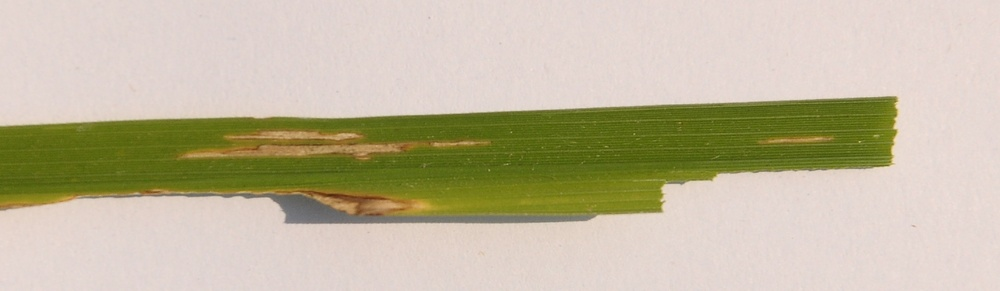
#> input picture projek_pdc/rice_leaf_diseases/bacterial_leaf_blight/DSC_0366.jpg, 1000 x 291 px, shrunk from 3081 x 897 before the run, found by its file name; its folder holds only this picture in this run
$ jupyter execute --allow-errors background_removal.ipynb   (shell and % lines are left out)
#> lines starting #> are read from the running program, lines starting #| are printed output that depends on the picture; after the words box and inside, x2 and y2 are one past the last pixel; in counts of white or black regions, pixels touching at a corner belong together
[cell 1]
from skimage.morphology import binary_closing, binary_opening, erosion
import numpy as np

[cell 2]
selem = np.zeros((25, 25))

ci,cj=12, 12
cr=13

# Create index arrays to z
I,J=np.meshgrid(np.arange(selem.shape[0]),np.arange(selem.shape[1]))

# calculate distance of all points to centre
dist=np.sqrt((I-ci)**2+(J-cj)**2)

# Assign value of 1 to those points where dist<cr:
selem[np.where(dist<=cr)]=1

[cell 3]
import numpy as np
from scipy import ndimage
from PIL import Image
import os

[cell 4]
def bg_removal(input_path, output_path):
    """
    remove background from image using erosion
    Args:
        input_path: input image folder path
        output_path: path to save the background removed image
    Returns:
        background removed image(s)
    """
#> called with input_path = 'rld_img_cb/bacterial_leaf_blight/', output_path = 'bgr_rmv_erosion/bacterial_leaf_blight/'
    os_path = os.listdir(input_path)
    for img_name in os_path[:]:
        bg_frac = 0
        thres = 220
        img = Image.open(input_path + img_name)
#> img is the input picture: PIL image 1000x291 RGB; mean R, G, B 194, 185.2, 159.4
        im_arr = np.array(img)

        R = im_arr[:, :, 0]
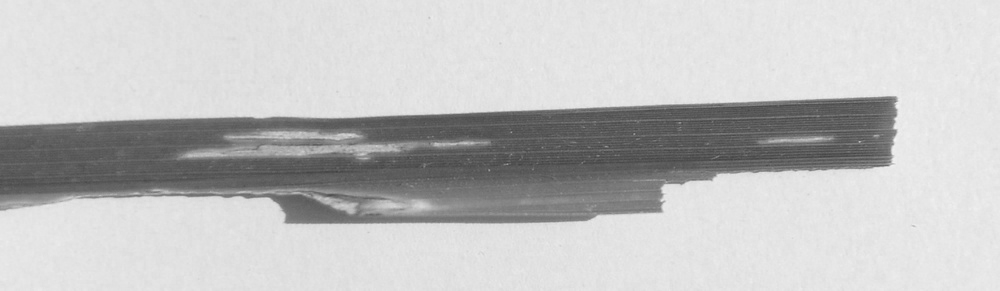
#> R: shape (291, 1000); min 65, max 243, mean 194
        G = im_arr[:, :, 1]
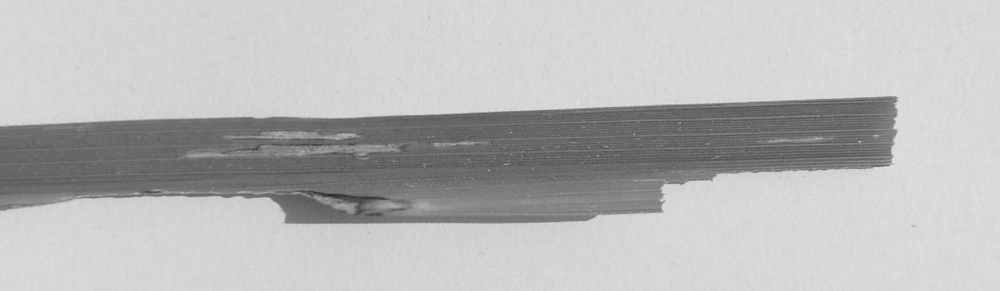
#> G: shape (291, 1000); min 38, max 227, mean 185.2
        B = im_arr[:, :, 2]
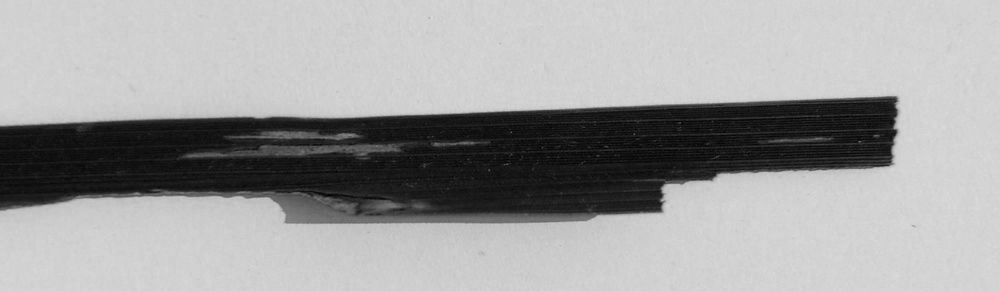
#> B: shape (291, 1000); min 0, max 220, mean 159.4
        while bg_frac < 0.2:
            bg_mask = ((R>thres) | (B>thres))# & (G < 100)
            bg_frac = bg_mask.sum()/len(bg_mask.flatten())
            thres -= 5
#> this loop made 1 pass
#> bg_frac on pass 1: 0.705
#> pass 1, in bg_removal, `bg_mask = ((R>thres) | (B>thres))# & (G < 100)`:
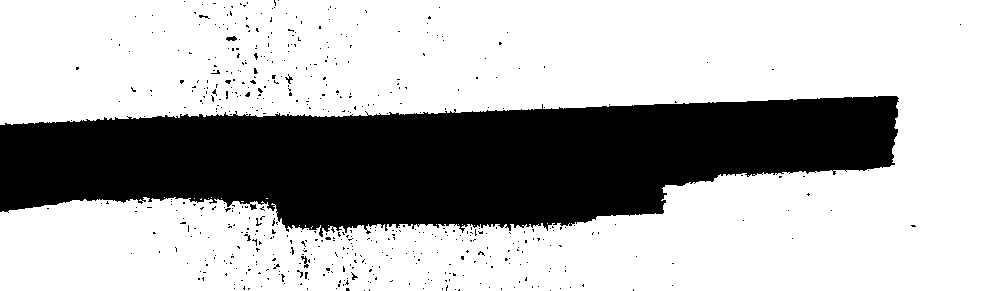
#> bg_mask: shape (291, 1000) bool; 70.5% white; 536 black regions (529 under 20 px), largest, box (x1, y1, x2, y2) and area: (0, 96, 899, 237) 84063, (301, 256, 309, 268) 40, (226, 36, 237, 41) 38
#> after the loop, thres = 215
        # we use opening first since our mask is reversed (the foreground and background are reversed here)
        bg_mask = binary_closing(erosion(binary_opening(bg_mask, selem), np.ones((3, 3))), np.ones((5,5)))
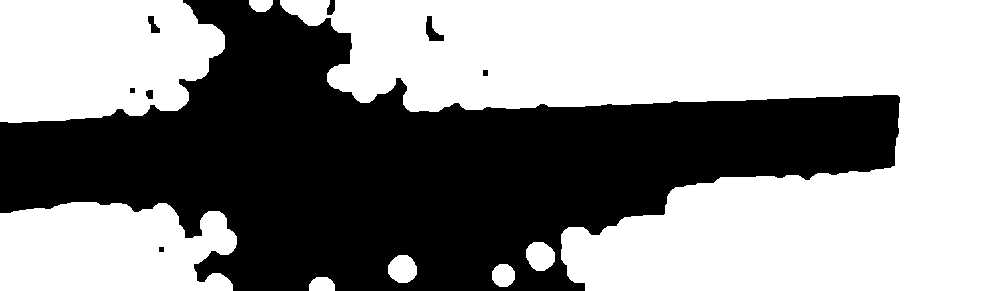
#> bg_mask: shape (291, 1000) bool; 56.5% white; 8 black regions, largest, box (x1, y1, x2, y2) and area: (0, 0, 900, 291) 126063, (426, 16, 444, 41) 224, (148, 16, 160, 33) 114

        #Get biggest blob
        label, num_label = ndimage.label(~bg_mask)
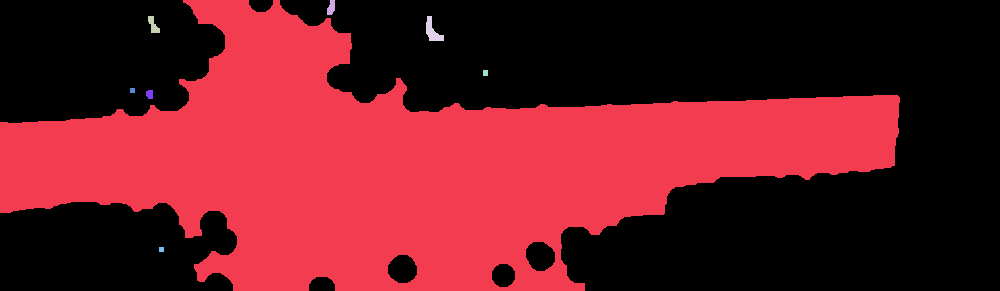
#> label: shape (291, 1000) int32; 9 distinct labels, from 0 to 8; one colour per label, 0 black
#> num_label = 8
        size = np.bincount(label.ravel())
#> size = [164371, 126063, 92, 114, 224, 30, 25, 56, 25]
        biggest_label = size[1:].argmax() + 1
#> biggest_label = 1
        bg_mask = label == biggest_label
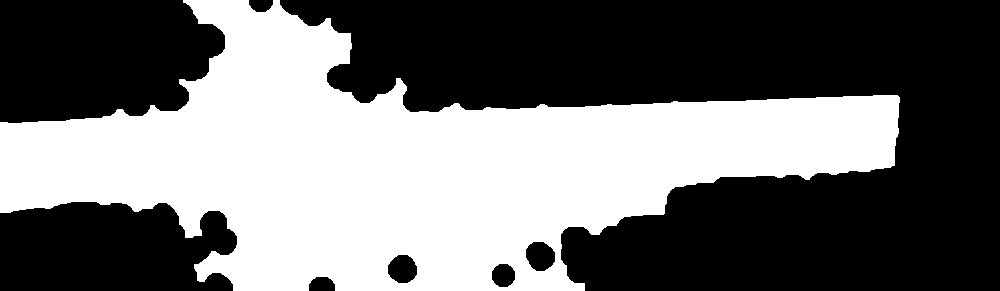
#> bg_mask: shape (291, 1000) bool; 43.3% white; 1 white region, box (x1, y1, x2, y2) and area: (0, 0, 900, 291) 126063

        im_arr[~bg_mask, 0] = 0
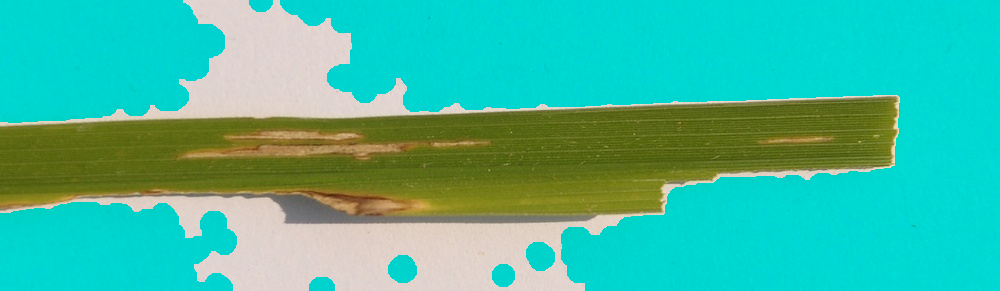
#> im_arr: shape (291, 1000, 3); mean R, G, B 64.7, 185.2, 159.4
        im_arr[~bg_mask, 1] = 0
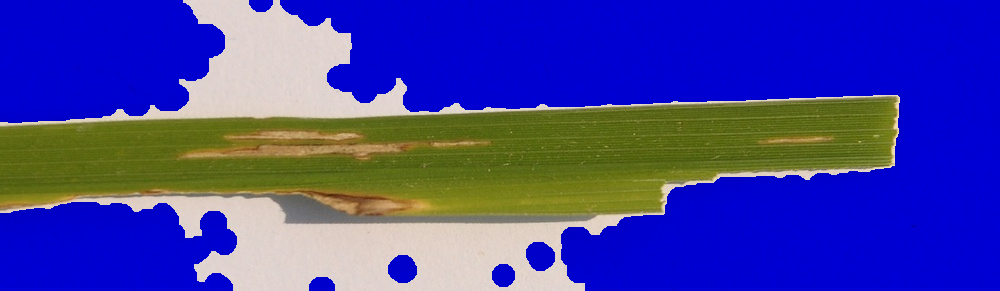
#> im_arr: shape (291, 1000, 3); mean R, G, B 64.7, 63.7, 159.4
        im_arr[~bg_mask, 2] = 0
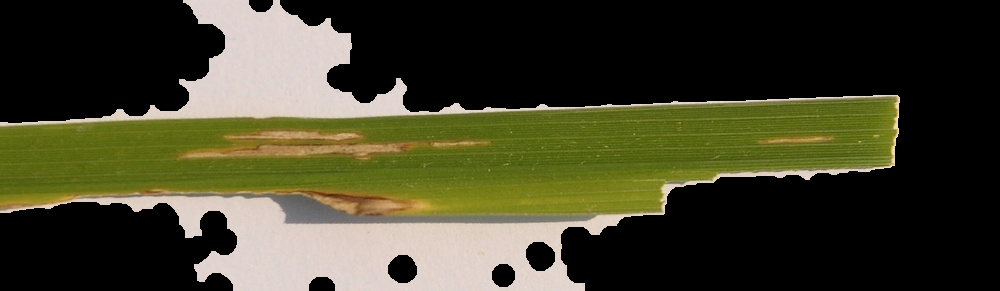
#> im_arr: shape (291, 1000, 3); mean R, G, B 64.7, 63.7, 41

        img = Image.fromarray(im_arr)
        img.save(output_path + img_name)

[cell 5]
bg_removal("rld_img_cb/bacterial_leaf_blight/", "bgr_rmv_erosion/bacterial_leaf_blight/")
#> (the rest of this cell did not finish here and is left out)

$ run again, on projek_pdc/rice_leaf_diseases/bacterial_leaf_blight/DSC_0396.JPG
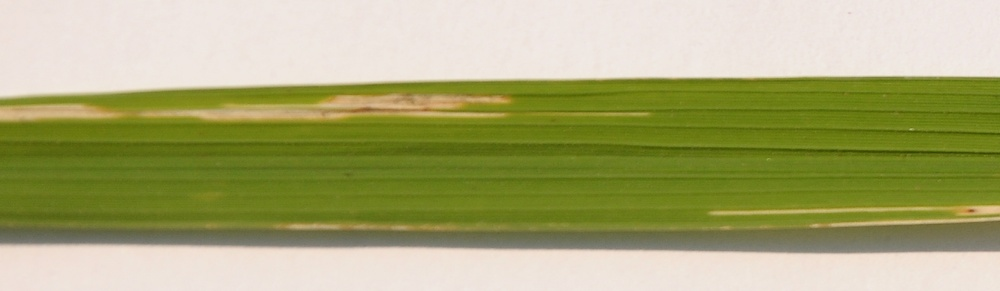
#> input picture projek_pdc/rice_leaf_diseases/bacterial_leaf_blight/DSC_0396.JPG, 1000 x 291 px, shrunk from 3081 x 897 before the run, found by its file name
#> in bg_removal, img is the input picture: PIL image 1000x291 RGB; mean R, G, B 168.4, 169.2, 117.1
#> the loop in bg_removal, `while bg_frac < 0.2:` made 1 pass
#> bg_frac on pass 1: 0.42
#> pass 1, in bg_removal, `bg_mask = ((R>thres) | (B>thres))# & (G < 100)`:
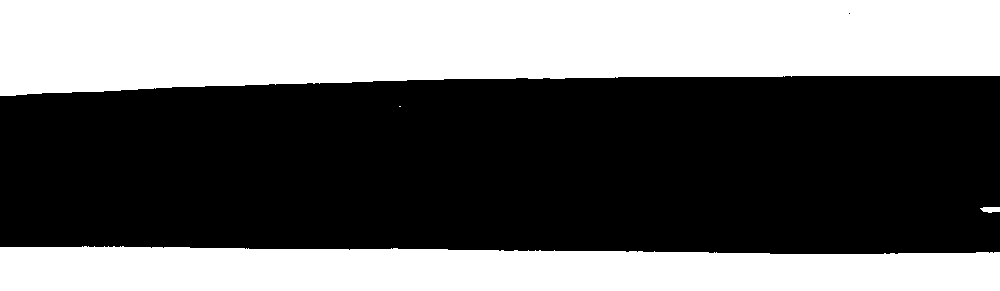
#> bg_mask: shape (291, 1000) bool; 42% white; 4 white regions (1 under 20 px), largest, box (x1, y1, x2, y2) and area: (0, 0, 1000, 96) 81400, (0, 246, 1000, 291) 40664, (980, 207, 1000, 213) 95
#> after the loop in bg_removal, `while bg_frac < 0.2:`: thres = 215
#> label: shape (291, 1000) int32; values 0 (black) and 1 (white), 58.8% white; 2 black regions, box (x1, y1, x2, y2) and area: (0, 0, 1000, 95) 80368, (0, 248, 1000, 291) 39597
#> num_label = 1
#> size = [119965, 171035]
#> biggest_label = 1
#> in bg_removal, `im_arr[~bg_mask, 2] = 0`:
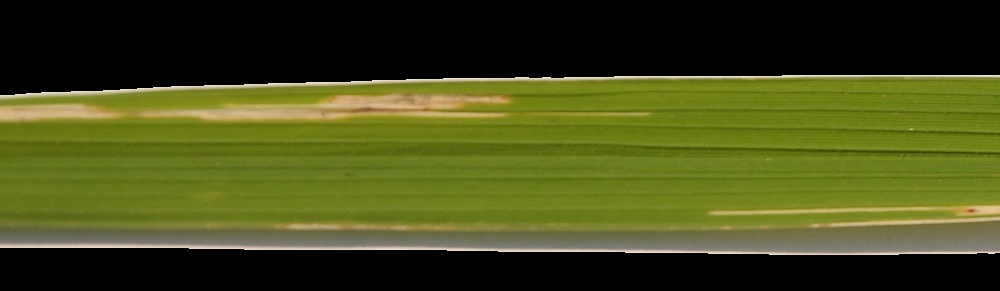
#> im_arr: shape (291, 1000, 3); mean R, G, B 69.9, 75, 25.8

$ run again, on projek_pdc/rice_leaf_diseases/bacterial_leaf_blight/DSC_0399.JPG
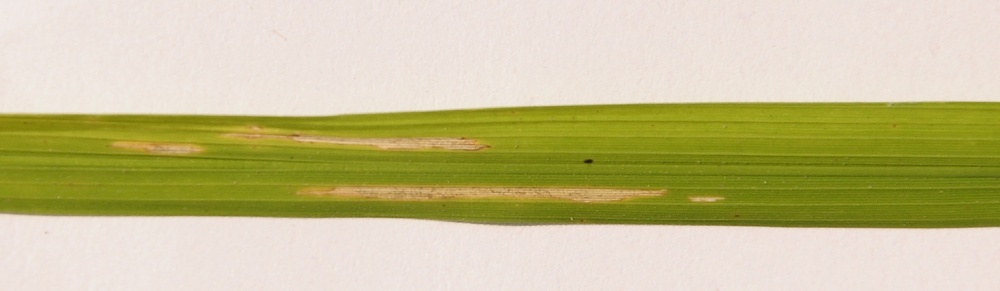
#> input picture projek_pdc/rice_leaf_diseases/bacterial_leaf_blight/DSC_0399.JPG, 1000 x 291 px, shrunk from 3081 x 897 before the run, found by its file name
#> in bg_removal, img is the input picture: PIL image 1000x291 RGB; mean R, G, B 198.1, 191.7, 145
#> the loop in bg_removal, `while bg_frac < 0.2:` made 1 pass
#> bg_frac on pass 1: 0.605
#> after the loop in bg_removal, `while bg_frac < 0.2:`: thres = 215
#> label: shape (291, 1000) int32; values 0 (black) and 1 (white), 40.3% white; 1 white region, box (x1, y1, x2, y2) and area: (0, 100, 1000, 230) 117402
#> num_label = 1
#> size = [173598, 117402]
#> biggest_label = 1
#> in bg_removal, `im_arr[~bg_mask, 2] = 0`:
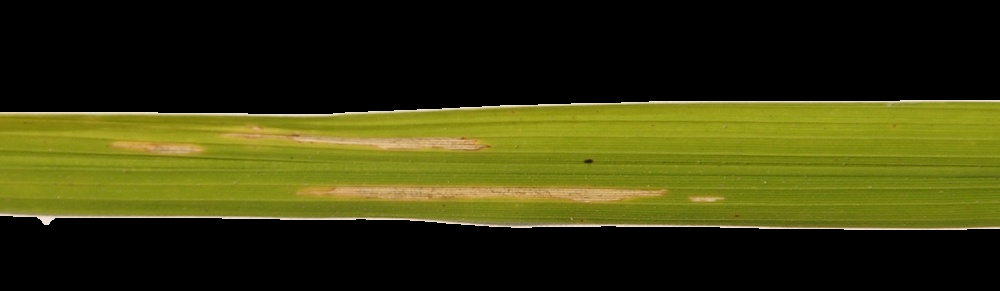
#> im_arr: shape (291, 1000, 3); mean R, G, B 56.3, 56.6, 13.9
